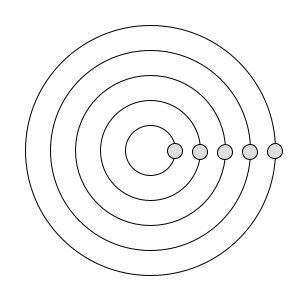
Frame 1 (no input)
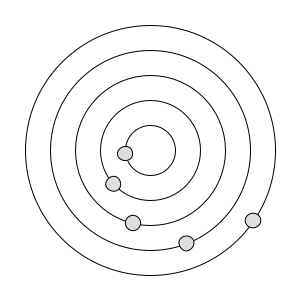
Frame 60 (the mouse pressed at the canvas centre just before this capture)
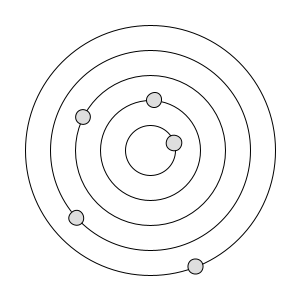
Frame 120 (the mouse held since frame 60 and released just before this capture)

The Processing sketch that drew these frames (run headless with seeded random() and noise(); from frame 60 on, the mouse is pressed at the canvas centre):

// Processing sketch: Project003_Rotation
// ── Project003_Rotation.pde

float[] points = new float[5];
float[] rotates = new float[5];

void setup(){
  size(300,300);
  translate(width/2,height/2);
  
}

void draw(){
  background(255);
  
  for(int i=0;i<5;i++){
    points[i] = 25*(i+1);
    
    pushMatrix();
    translate(width/2,height/2);
    noFill();
    ellipse(0,0,2*points[i],2*points[i]);
    // 绘制轨迹圆
    rotates[i]=rotates[i] + (5-i)*0.01;
    rotate(rotates[i]);
    fill(222);
    ellipse(points[i],0,15,15);
    
    
    popMatrix();
  }
  
  
}
